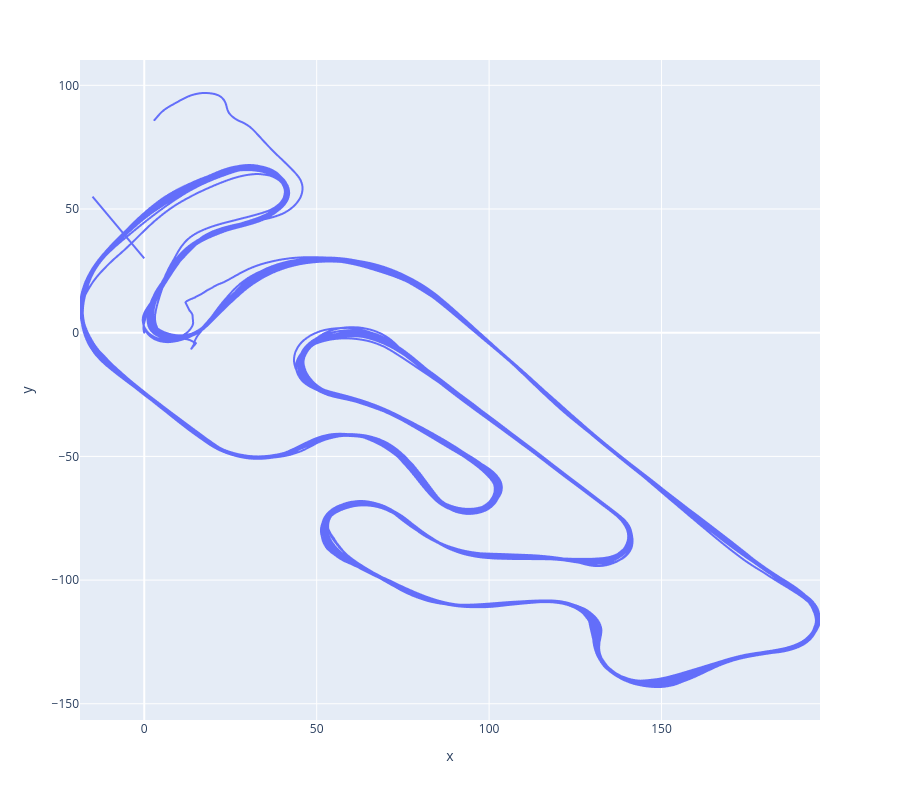

Notebook code cell kept with this figure:
### Code cell
cs = CoordinateSystem(samples[0])

laps = Laps()
laps.set_coordinate_system(cs)

start_time = pd.to_datetime(samples[0].timestamp_ms, unit="ms")
for s in samples:
    t = (pd.to_datetime(s.timestamp_ms, unit="ms") - start_time).total_seconds()
    laps.add_point(s, t)


def locate_timestamp(timestamp: pd.Timestamp | float):
    if not isinstance(timestamp, pd.Timestamp):
        timestamp = start_time + pd.to_timedelta(timestamp, unit="s")
    assert isinstance(timestamp, pd.Timestamp)
    for f in file_paths:
        if start_of_file[f] <= timestamp < end_of_file[f]:
            return f, timestamp - start_of_file[f]


fig = px.line(x=[cs.local(s).x for s in samples], y=[cs.local(s).y for s in samples])
fig.add_trace(
    px.line(
        x=[laps.sectors.start_line.first.x, laps.sectors.start_line.second.x],
        y=[laps.sectors.start_line.first.y, laps.sectors.start_line.second.y],
    ).data[0]
)

# Play around to set right start line.
s1, s2 = Point(x=-15, y=55), Point(x=0, y=30)
# s3, s4 = Point(x=100, y=-80), Point(x=105, y=-65)
# s5, s6 = Point(x=191, y=-160), Point(x=197, y=-190)

fig.add_trace(px.line(x=[s1.x, s2.x], y=[s1.y, s2.y]).data[0])
# fig.add_trace(px.line(x=[s3.x, s4.x], y=[s3.y, s4.y]).data[0])
# fig.add_trace(px.line(x=[s5.x, s6.x], y=[s5.y, s6.y]).data[0])
fig.update_layout(height=800)

### Figure 1 — Plotly figure (JSON) as saved in the notebook; plotly's stock layout.template omitted (floating-point values rounded to 4 significant figures; data arrays with more than 128 entries replaced by an {"elided": "..."} marker saying what was removed)
{"data": [{"hovertemplate": "x=%{x}<br>y=%{y}<extra></extra>", "legendgroup": "", "line": {"color": "#636efa", "dash": "solid"}, "marker": {"symbol": "circle"}, "mode": "lines", "name": "", "showlegend": false, "type": "scattergl", "x": {"elided": "14295 float values"}, "xaxis": "x", "y": {"elided": "14295 float values"}, "yaxis": "y"}, {"hovertemplate": "x=%{x}<br>y=%{y}<extra></extra>", "legendgroup": "", "line": {"color": "#636efa", "dash": "solid"}, "marker": {"symbol": "circle"}, "mode": "lines", "name": "", "orientation": "v", "showlegend": false, "type": "scatter", "x": [0.0, 0.0], "xaxis": "x", "y": [0.0, 0.0], "yaxis": "y"}, {"hovertemplate": "x=%{x}<br>y=%{y}<extra></extra>", "legendgroup": "", "line": {"color": "#636efa", "dash": "solid"}, "marker": {"symbol": "circle"}, "mode": "lines", "name": "", "orientation": "v", "showlegend": false, "type": "scatter", "x": [-15.0, 0.0], "xaxis": "x", "y": [55.0, 30.0], "yaxis": "y"}], "layout": {"height": 800, "legend": {"tracegroupgap": 0}, "margin": {"t": 60}, "xaxis": {"anchor": "y", "domain": [0, 1], "title": {"text": "x"}}, "yaxis": {"anchor": "x", "domain": [0, 1], "title": {"text": "y"}}}}
